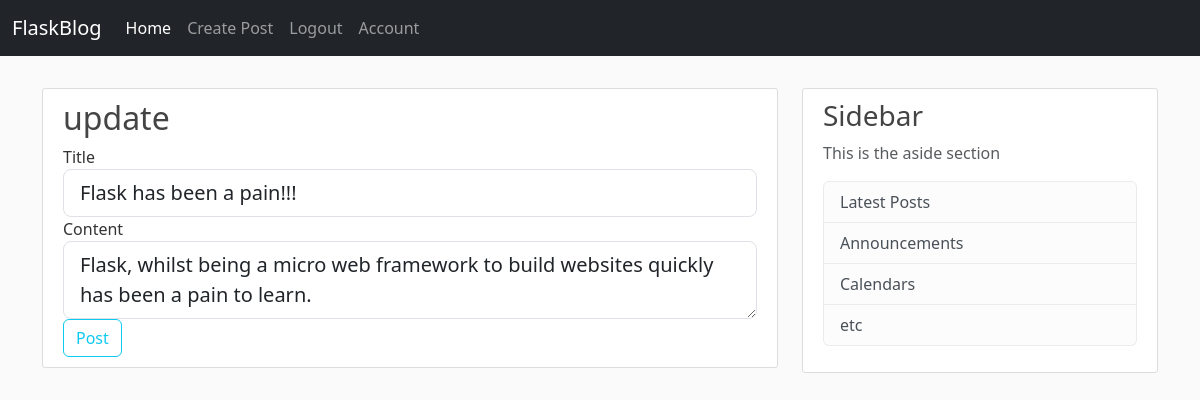
Screenshot of /post/1/update (signed in) with the database file from the repository.
### flaskblog/models.py (models this page shows, shortened)
class Post(db.Model):
    id = db.Column(db.Integer, primary_key=True)
    title = db.Column(db.String(100), nullable=False)
    date_posted = db.Column(db.DateTime, nullable=False, default=datetime.utcnow)
    content = db.Column(db.Text, nullable=False)
    user_id = db.Column(db.Integer, db.ForeignKey('user.id'), nullable=False)

### flaskblog/posts/routes.py (the view)
@posts.route("/<int:post_id>/update", methods=['GET', 'POST'])
@login_required
def update(post_id):
    post = Post.query.get_or_404(post_id)# return a value if exists else 404 page is showed up
    if post.author != current_user:
        abort(403) # Forbidden Route
    form = PostForm()
    if form.validate_on_submit():
        post.title = form.title.data
        post.content = form.content.data
        db.session.commit()
        flash('Updated Post Successfully', category='success')
        return redirect(url_for('posts.post', post_id=post.id))
    elif request.method == 'GET':
        form.title.data = post.title
        form.content.data = post.content
    return render_template('post.html', form=form, title='update', post=post)

### flaskblog/posts/forms.py
class PostForm(FlaskForm):
    title = StringField('Title', validators=[DataRequired()])
    content = TextAreaField('Content', validators=[DataRequired()])
    submit = SubmitField('Post')

### flaskblog/models.py (called while the page is built)
@login_manager.user_loader
def load_user(user_id):
    return User.query.get(int(user_id))

### flaskblog/templates/post.html (shortened to what this page needs)
{% extends "base.html" %}
{% block content %}
<div class="content-section">
    <h2>{{ title }}</h2>
    <form method="POST" action="" enctype="multipart/form-data">
        <fieldset class="form-group">
            <div class="form-group">
                {{ form.title.label(class="form-control-label") }}
                {% if form.title.errors %}
                    {{ form.title(class="form-control form-control-lg is-invalid") }}
                    <div class="invalid-feedback">
                        {% for error in form.title.errors %}
                            <span>{{ error }}</span>
                        {% endfor %}
                    </div>
                {% else %}
                    {{ form.title(class="form-control form-control-lg") }}
                {% endif %}
            </div>
            <div class="form-group">
                {{ form.content.label(class="form-control-label") }}
                {% if form.content.errors %}
                    {{ form.content(class="form-control form-control-lg is-invalid") }}
                    <div class="invalid-feedback">
                        {% for error in form.content.errors %}
                            <span>{{ error }}</span>
                        {% endfor %}
                    </div>
                {% else %}
                    {{ form.content(class="form-control form-control-lg") }}
                {% endif %}
            </div>
        </fieldset>
        <div class="form-group">
            {{ form.submit(class="btn btn-outline-info") }}
        </div>
    </form>
</div>
{% endblock %}

### flaskblog/static/main.css (style rules this page uses)
body { background: #fafafa; color: #333333; }
h1, h2, h3, h4, h5, h6 { color: #444444; }
.content-section { background: #ffffff; padding: 10px 20px; border: 1px solid #dddddd; border-radius: 3px; margin-bottom: 20px; }

### rows the page displays
Post: title "Flask has been a pain!!!", content "Flask, whilst being a micro web framework to build websites quickly has been a pain to learn."

### other values shown
{{ title }} "update"
